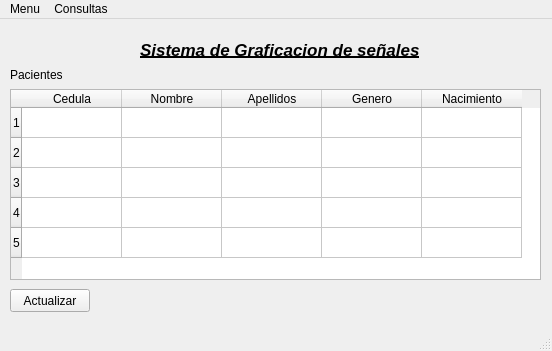
<?xml version="1.0" encoding="UTF-8"?>
<ui version="4.0">
 <class>MainWindow</class>
 <widget class="QMainWindow" name="MainWindow">
  <property name="windowModality">
   <enum>Qt::NonModal</enum>
  </property>
  <property name="enabled">
   <bool>true</bool>
  </property>
  <property name="geometry">
   <rect>
    <x>0</x>
    <y>0</y>
    <width>552</width>
    <height>351</height>
   </rect>
  </property>
  <property name="windowTitle">
   <string>Sistema de pacientes</string>
  </property>
  <widget class="QWidget" name="centralwidget">
   <widget class="QLabel" name="label">
    <property name="geometry">
     <rect>
      <x>140</x>
      <y>10</y>
      <width>301</width>
      <height>41</height>
     </rect>
    </property>
    <property name="font">
     <font>
      <family>Arial</family>
      <pointsize>13</pointsize>
      <weight>75</weight>
      <italic>true</italic>
      <bold>true</bold>
      <underline>true</underline>
     </font>
    </property>
    <property name="text">
     <string>Sistema de Graficacion de señales</string>
    </property>
   </widget>
   <widget class="QLabel" name="label_2">
    <property name="geometry">
     <rect>
      <x>10</x>
      <y>46</y>
      <width>71</width>
      <height>20</height>
     </rect>
    </property>
    <property name="text">
     <string>Pacientes</string>
    </property>
   </widget>
   <widget class="QPushButton" name="actualizarPacientes">
    <property name="geometry">
     <rect>
      <x>10</x>
      <y>270</y>
      <width>80</width>
      <height>23</height>
     </rect>
    </property>
    <property name="text">
     <string>Actualizar</string>
    </property>
   </widget>
   <widget class="QTableWidget" name="tabla_pacientes">
    <property name="geometry">
     <rect>
      <x>10</x>
      <y>70</y>
      <width>531</width>
      <height>191</height>
     </rect>
    </property>
    <property name="frameShape">
     <enum>QFrame::StyledPanel</enum>
    </property>
    <property name="frameShadow">
     <enum>QFrame::Sunken</enum>
    </property>
    <property name="editTriggers">
     <set>QAbstractItemView::NoEditTriggers</set>
    </property>
    <property name="showGrid">
     <bool>true</bool>
    </property>
    <property name="gridStyle">
     <enum>Qt::SolidLine</enum>
    </property>
    <property name="sortingEnabled">
     <bool>true</bool>
    </property>
    <property name="wordWrap">
     <bool>true</bool>
    </property>
    <property name="rowCount">
     <number>5</number>
    </property>
    <property name="columnCount">
     <number>5</number>
    </property>
    <row/>
    <row/>
    <row/>
    <row/>
    <row/>
    <column>
     <property name="text">
      <string>Cedula</string>
     </property>
    </column>
    <column>
     <property name="text">
      <string>Nombre</string>
     </property>
    </column>
    <column>
     <property name="text">
      <string>Apellidos</string>
     </property>
    </column>
    <column>
     <property name="text">
      <string>Genero</string>
     </property>
    </column>
    <column>
     <property name="text">
      <string>Nacimiento</string>
     </property>
    </column>
   </widget>
  </widget>
  <widget class="QMenuBar" name="menubar">
   <property name="geometry">
    <rect>
     <x>0</x>
     <y>0</y>
     <width>552</width>
     <height>21</height>
    </rect>
   </property>
   <widget class="QMenu" name="menuMenu">
    <property name="title">
     <string>Menu</string>
    </property>
    <widget class="QMenu" name="menuGraficas">
     <property name="title">
      <string>Graficas</string>
     </property>
     <addaction name="actionCorrelacion"/>
     <addaction name="actionPeriodograma"/>
     <addaction name="actionHistrograma"/>
     <addaction name="actionSegmento"/>
    </widget>
    <addaction name="actionCrear_paciente"/>
    <addaction name="actionEliminar_paciente"/>
    <addaction name="separator"/>
    <addaction name="menuGraficas"/>
    <addaction name="separator"/>
    <addaction name="Salir"/>
   </widget>
   <widget class="QMenu" name="menuConsultas">
    <property name="title">
     <string>Consultas</string>
    </property>
    <addaction name="actionVer_historial"/>
   </widget>
   <addaction name="menuMenu"/>
   <addaction name="menuConsultas"/>
  </widget>
  <widget class="QStatusBar" name="statusbar"/>
  <action name="actionCrear_paciente">
   <property name="text">
    <string>Crear paciente</string>
   </property>
  </action>
  <action name="actionAsignar_resultados">
   <property name="text">
    <string>Asignar resultados</string>
   </property>
  </action>
  <action name="actionCorrelacion">
   <property name="text">
    <string>Correlacion</string>
   </property>
  </action>
  <action name="actionPeriodograma">
   <property name="text">
    <string>Periodograma</string>
   </property>
  </action>
  <action name="actionAcerca_de">
   <property name="text">
    <string>Acerca de..</string>
   </property>
  </action>
  <action name="actionVer_graficas_de_un_paciente">
   <property name="text">
    <string>Ver paciente</string>
   </property>
  </action>
  <action name="actionVer_examenes">
   <property name="text">
    <string>Ver resultados</string>
   </property>
  </action>
  <action name="actionVer_paciente">
   <property name="text">
    <string>Ver paciente</string>
   </property>
  </action>
  <action name="actionSalir">
   <property name="text">
    <string>Salir</string>
   </property>
  </action>
  <action name="actionVer_Histograma">
   <property name="text">
    <string>ver Histograma</string>
   </property>
  </action>
  <action name="actionVer_Segmento">
   <property name="text">
    <string>ver Segmento</string>
   </property>
  </action>
  <action name="actionHistrograma">
   <property name="text">
    <string>Histrograma</string>
   </property>
  </action>
  <action name="actionSegmento">
   <property name="text">
    <string>Segmento</string>
   </property>
  </action>
  <action name="actionSalir_2">
   <property name="text">
    <string>Salir</string>
   </property>
  </action>
  <action name="actionEliminar_paciente">
   <property name="text">
    <string>Eliminar paciente</string>
   </property>
  </action>
  <action name="actionCorrelacion_2">
   <property name="text">
    <string>Correlacion</string>
   </property>
  </action>
  <action name="actionPeriodograma_2">
   <property name="text">
    <string>Periodograma</string>
   </property>
  </action>
  <action name="actionHistrograma_2">
   <property name="text">
    <string>Histrograma</string>
   </property>
  </action>
  <action name="actionSegmento_2">
   <property name="text">
    <string>Segmento</string>
   </property>
  </action>
  <action name="actionVer_historial">
   <property name="text">
    <string>ver historial</string>
   </property>
  </action>
  <action name="Salir">
   <property name="text">
    <string>Salir</string>
   </property>
  </action>
 </widget>
 <resources/>
 <connections/>
</ui>
